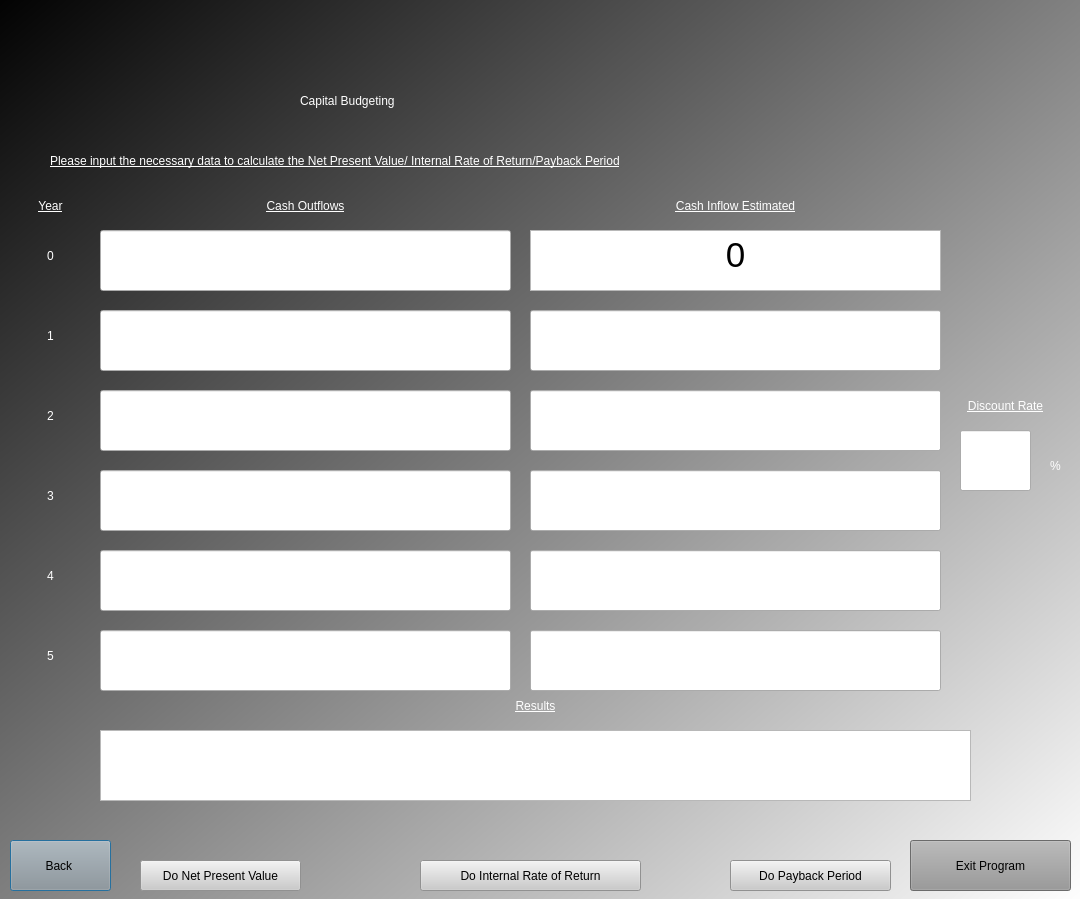
<?xml version="1.0" encoding="UTF-8"?>
<ui version="4.0">
 <class>Dialog</class>
 <widget class="QDialog" name="Dialog">
  <property name="geometry">
   <rect>
    <x>0</x>
    <y>0</y>
    <width>1080</width>
    <height>899</height>
   </rect>
  </property>
  <property name="windowTitle">
   <string>Dialog</string>
  </property>
  <widget class="QWidget" name="widget" native="true">
   <property name="geometry">
    <rect>
     <x>0</x>
     <y>-20</y>
     <width>1091</width>
     <height>921</height>
    </rect>
   </property>
   <property name="styleSheet">
    <string notr="true">QWidget#widget{
background-color:qlineargradient(spread:reflect, x1:0, y1:0, x2:1, y2:1, stop:0 rgba(0, 0, 0, 255), stop:1 rgba(255, 255, 255, 255));}</string>
   </property>
   <widget class="QLabel" name="label">
    <property name="geometry">
     <rect>
      <x>300</x>
      <y>50</y>
      <width>501</width>
      <height>141</height>
     </rect>
    </property>
    <property name="styleSheet">
     <string notr="true">color:rgb(255, 255, 255);
font: 44pt &quot;Rockwell&quot;;
</string>
    </property>
    <property name="text">
     <string>Capital Budgeting</string>
    </property>
   </widget>
   <widget class="QLabel" name="label_2">
    <property name="geometry">
     <rect>
      <x>50</x>
      <y>150</y>
      <width>1011</width>
      <height>61</height>
     </rect>
    </property>
    <property name="styleSheet">
     <string notr="true">color:rgb(255, 255, 255);
font: 75 16pt &quot;MS Shell Dlg 2&quot;;
text-decoration: underline;</string>
    </property>
    <property name="text">
     <string>Please input the necessary data to calculate the Net Present Value/ Internal Rate of Return/Payback Period</string>
    </property>
   </widget>
   <widget class="QTextBrowser" name="result">
    <property name="geometry">
     <rect>
      <x>100</x>
      <y>750</y>
      <width>871</width>
      <height>71</height>
     </rect>
    </property>
    <property name="layoutDirection">
     <enum>Qt::LeftToRight</enum>
    </property>
    <property name="styleSheet">
     <string notr="true">font: 75 26pt &quot;NanumGothicExtraBold&quot;;</string>
    </property>
    <property name="horizontalScrollBarPolicy">
     <enum>Qt::ScrollBarAlwaysOff</enum>
    </property>
    <property name="html">
     <string>&lt;!DOCTYPE HTML PUBLIC &quot;-//W3C//DTD HTML 4.0//EN&quot; &quot;http://www.w3.org/TR/REC-html40/strict.dtd&quot;&gt;
&lt;html&gt;&lt;head&gt;&lt;meta name=&quot;qrichtext&quot; content=&quot;1&quot; /&gt;&lt;style type=&quot;text/css&quot;&gt;
p, li { white-space: pre-wrap; }
&lt;/style&gt;&lt;/head&gt;&lt;body style=&quot; font-family:'NanumGothicExtraBold'; font-size:26pt; font-weight:72; font-style:normal;&quot;&gt;
&lt;p align=&quot;center&quot; style=&quot;-qt-paragraph-type:empty; margin-top:0px; margin-bottom:0px; margin-left:0px; margin-right:0px; -qt-block-indent:0; text-indent:0px; font-size:32pt;&quot;&gt;&lt;br /&gt;&lt;/p&gt;&lt;/body&gt;&lt;/html&gt;</string>
    </property>
   </widget>
   <widget class="QPushButton" name="back">
    <property name="geometry">
     <rect>
      <x>10</x>
      <y>860</y>
      <width>101</width>
      <height>51</height>
     </rect>
    </property>
    <property name="styleSheet">
     <string notr="true">background-color:rgb(150, 150, 150);
font: 75 18pt &quot;MS Shell Dlg 2&quot;;
</string>
    </property>
    <property name="text">
     <string>Back </string>
    </property>
   </widget>
   <widget class="QPushButton" name="exit">
    <property name="geometry">
     <rect>
      <x>910</x>
      <y>860</y>
      <width>161</width>
      <height>51</height>
     </rect>
    </property>
    <property name="styleSheet">
     <string notr="true">background-color:rgb(150, 150, 150);
font: 75 18pt &quot;MS Shell Dlg 2&quot;;
</string>
    </property>
    <property name="text">
     <string>Exit Program</string>
    </property>
   </widget>
   <widget class="QLabel" name="outcome">
    <property name="geometry">
     <rect>
      <x>100</x>
      <y>710</y>
      <width>871</width>
      <height>31</height>
     </rect>
    </property>
    <property name="styleSheet">
     <string notr="true">color:rgb(255, 255, 255);
text-decoration: underline;
font: 8pt &quot;MS Shell Dlg 2&quot;;
font: 87 12pt &quot;Arial Black&quot;;</string>
    </property>
    <property name="text">
     <string>Results</string>
    </property>
    <property name="alignment">
     <set>Qt::AlignCenter</set>
    </property>
   </widget>
   <widget class="QPushButton" name="pp">
    <property name="geometry">
     <rect>
      <x>730</x>
      <y>880</y>
      <width>161</width>
      <height>31</height>
     </rect>
    </property>
    <property name="styleSheet">
     <string notr="true">background-color:rgb(203, 203, 203);
font: 12pt &quot;MS Shell Dlg 2&quot;;</string>
    </property>
    <property name="text">
     <string>Do Payback Period</string>
    </property>
   </widget>
   <widget class="QPushButton" name="irr">
    <property name="geometry">
     <rect>
      <x>420</x>
      <y>880</y>
      <width>221</width>
      <height>31</height>
     </rect>
    </property>
    <property name="styleSheet">
     <string notr="true">background-color:rgb(203, 203, 203);
font: 12pt &quot;MS Shell Dlg 2&quot;;</string>
    </property>
    <property name="text">
     <string>Do Internal Rate of Return</string>
    </property>
   </widget>
   <widget class="QPushButton" name="npv">
    <property name="geometry">
     <rect>
      <x>140</x>
      <y>880</y>
      <width>161</width>
      <height>31</height>
     </rect>
    </property>
    <property name="styleSheet">
     <string notr="true">background-color:rgb(203, 203, 203);
font: 12pt &quot;MS Shell Dlg 2&quot;;</string>
    </property>
    <property name="text">
     <string>Do Net Present Value</string>
    </property>
   </widget>
   <widget class="QLineEdit" name="co0">
    <property name="geometry">
     <rect>
      <x>100</x>
      <y>250</y>
      <width>411</width>
      <height>61</height>
     </rect>
    </property>
    <property name="styleSheet">
     <string notr="true">font: 75 26pt &quot;NanumGothicExtraBold&quot;;
</string>
    </property>
    <property name="text">
     <string/>
    </property>
    <property name="alignment">
     <set>Qt::AlignCenter</set>
    </property>
   </widget>
   <widget class="QLineEdit" name="co1">
    <property name="geometry">
     <rect>
      <x>100</x>
      <y>330</y>
      <width>411</width>
      <height>61</height>
     </rect>
    </property>
    <property name="styleSheet">
     <string notr="true">font: 75 26pt &quot;NanumGothicExtraBold&quot;;
</string>
    </property>
    <property name="text">
     <string/>
    </property>
    <property name="alignment">
     <set>Qt::AlignCenter</set>
    </property>
   </widget>
   <widget class="QLineEdit" name="co2">
    <property name="geometry">
     <rect>
      <x>100</x>
      <y>410</y>
      <width>411</width>
      <height>61</height>
     </rect>
    </property>
    <property name="styleSheet">
     <string notr="true">font: 75 26pt &quot;NanumGothicExtraBold&quot;;
</string>
    </property>
    <property name="text">
     <string/>
    </property>
    <property name="alignment">
     <set>Qt::AlignCenter</set>
    </property>
   </widget>
   <widget class="QLineEdit" name="co3">
    <property name="geometry">
     <rect>
      <x>100</x>
      <y>490</y>
      <width>411</width>
      <height>61</height>
     </rect>
    </property>
    <property name="styleSheet">
     <string notr="true">font: 75 26pt &quot;NanumGothicExtraBold&quot;;
</string>
    </property>
    <property name="text">
     <string/>
    </property>
    <property name="alignment">
     <set>Qt::AlignCenter</set>
    </property>
   </widget>
   <widget class="QLineEdit" name="co4">
    <property name="geometry">
     <rect>
      <x>100</x>
      <y>570</y>
      <width>411</width>
      <height>61</height>
     </rect>
    </property>
    <property name="styleSheet">
     <string notr="true">font: 75 26pt &quot;NanumGothicExtraBold&quot;;
</string>
    </property>
    <property name="text">
     <string/>
    </property>
    <property name="alignment">
     <set>Qt::AlignCenter</set>
    </property>
   </widget>
   <widget class="QLineEdit" name="co5">
    <property name="geometry">
     <rect>
      <x>100</x>
      <y>650</y>
      <width>411</width>
      <height>61</height>
     </rect>
    </property>
    <property name="styleSheet">
     <string notr="true">font: 75 26pt &quot;NanumGothicExtraBold&quot;;
</string>
    </property>
    <property name="text">
     <string/>
    </property>
    <property name="alignment">
     <set>Qt::AlignCenter</set>
    </property>
   </widget>
   <widget class="QLineEdit" name="ci1">
    <property name="geometry">
     <rect>
      <x>530</x>
      <y>330</y>
      <width>411</width>
      <height>61</height>
     </rect>
    </property>
    <property name="styleSheet">
     <string notr="true">font: 75 26pt &quot;NanumGothicExtraBold&quot;;
</string>
    </property>
    <property name="text">
     <string/>
    </property>
    <property name="alignment">
     <set>Qt::AlignCenter</set>
    </property>
   </widget>
   <widget class="QLineEdit" name="ci2">
    <property name="geometry">
     <rect>
      <x>530</x>
      <y>410</y>
      <width>411</width>
      <height>61</height>
     </rect>
    </property>
    <property name="styleSheet">
     <string notr="true">font: 75 26pt &quot;NanumGothicExtraBold&quot;;
</string>
    </property>
    <property name="text">
     <string/>
    </property>
    <property name="alignment">
     <set>Qt::AlignCenter</set>
    </property>
   </widget>
   <widget class="QLineEdit" name="ci3">
    <property name="geometry">
     <rect>
      <x>530</x>
      <y>490</y>
      <width>411</width>
      <height>61</height>
     </rect>
    </property>
    <property name="styleSheet">
     <string notr="true">font: 75 26pt &quot;NanumGothicExtraBold&quot;;
</string>
    </property>
    <property name="text">
     <string/>
    </property>
    <property name="alignment">
     <set>Qt::AlignCenter</set>
    </property>
   </widget>
   <widget class="QLineEdit" name="ci4">
    <property name="geometry">
     <rect>
      <x>530</x>
      <y>570</y>
      <width>411</width>
      <height>61</height>
     </rect>
    </property>
    <property name="styleSheet">
     <string notr="true">font: 75 26pt &quot;NanumGothicExtraBold&quot;;
</string>
    </property>
    <property name="text">
     <string/>
    </property>
    <property name="alignment">
     <set>Qt::AlignCenter</set>
    </property>
   </widget>
   <widget class="QLineEdit" name="ci5">
    <property name="geometry">
     <rect>
      <x>530</x>
      <y>650</y>
      <width>411</width>
      <height>61</height>
     </rect>
    </property>
    <property name="styleSheet">
     <string notr="true">font: 75 26pt &quot;NanumGothicExtraBold&quot;;
</string>
    </property>
    <property name="text">
     <string/>
    </property>
    <property name="alignment">
     <set>Qt::AlignCenter</set>
    </property>
   </widget>
   <widget class="QLabel" name="outcome_2">
    <property name="geometry">
     <rect>
      <x>100</x>
      <y>210</y>
      <width>411</width>
      <height>31</height>
     </rect>
    </property>
    <property name="styleSheet">
     <string notr="true">color:rgb(255, 255, 255);
text-decoration: underline;
font: 8pt &quot;MS Shell Dlg 2&quot;;
font: 87 12pt &quot;Arial Black&quot;;</string>
    </property>
    <property name="text">
     <string>Cash Outflows</string>
    </property>
    <property name="alignment">
     <set>Qt::AlignCenter</set>
    </property>
   </widget>
   <widget class="QLabel" name="outcome_3">
    <property name="geometry">
     <rect>
      <x>530</x>
      <y>210</y>
      <width>411</width>
      <height>31</height>
     </rect>
    </property>
    <property name="styleSheet">
     <string notr="true">color:rgb(255, 255, 255);
text-decoration: underline;
font: 8pt &quot;MS Shell Dlg 2&quot;;
font: 87 12pt &quot;Arial Black&quot;;</string>
    </property>
    <property name="text">
     <string>Cash Inflow Estimated</string>
    </property>
    <property name="alignment">
     <set>Qt::AlignCenter</set>
    </property>
   </widget>
   <widget class="QLabel" name="outcome_7">
    <property name="geometry">
     <rect>
      <x>20</x>
      <y>210</y>
      <width>61</width>
      <height>31</height>
     </rect>
    </property>
    <property name="styleSheet">
     <string notr="true">color:rgb(255, 255, 255);
text-decoration: underline;
font: 8pt &quot;MS Shell Dlg 2&quot;;
font: 87 12pt &quot;Arial Black&quot;;</string>
    </property>
    <property name="text">
     <string>Year</string>
    </property>
    <property name="alignment">
     <set>Qt::AlignCenter</set>
    </property>
   </widget>
   <widget class="QLabel" name="outcome_8">
    <property name="geometry">
     <rect>
      <x>10</x>
      <y>250</y>
      <width>81</width>
      <height>51</height>
     </rect>
    </property>
    <property name="styleSheet">
     <string notr="true">color:rgb(255, 255, 255);
font: 75 26pt &quot;NanumGothicExtraBold&quot;;
</string>
    </property>
    <property name="text">
     <string>0</string>
    </property>
    <property name="alignment">
     <set>Qt::AlignCenter</set>
    </property>
   </widget>
   <widget class="QLabel" name="outcome_9">
    <property name="geometry">
     <rect>
      <x>10</x>
      <y>330</y>
      <width>81</width>
      <height>51</height>
     </rect>
    </property>
    <property name="styleSheet">
     <string notr="true">color:rgb(255, 255, 255);
font: 75 26pt &quot;NanumGothicExtraBold&quot;;
</string>
    </property>
    <property name="text">
     <string>1</string>
    </property>
    <property name="alignment">
     <set>Qt::AlignCenter</set>
    </property>
   </widget>
   <widget class="QLabel" name="outcome_10">
    <property name="geometry">
     <rect>
      <x>10</x>
      <y>410</y>
      <width>81</width>
      <height>51</height>
     </rect>
    </property>
    <property name="styleSheet">
     <string notr="true">color:rgb(255, 255, 255);
font: 75 26pt &quot;NanumGothicExtraBold&quot;;
</string>
    </property>
    <property name="text">
     <string>2</string>
    </property>
    <property name="alignment">
     <set>Qt::AlignCenter</set>
    </property>
   </widget>
   <widget class="QLabel" name="outcome_11">
    <property name="geometry">
     <rect>
      <x>10</x>
      <y>490</y>
      <width>81</width>
      <height>51</height>
     </rect>
    </property>
    <property name="styleSheet">
     <string notr="true">color:rgb(255, 255, 255);
font: 75 26pt &quot;NanumGothicExtraBold&quot;;
</string>
    </property>
    <property name="text">
     <string>3</string>
    </property>
    <property name="alignment">
     <set>Qt::AlignCenter</set>
    </property>
   </widget>
   <widget class="QLabel" name="outcome_12">
    <property name="geometry">
     <rect>
      <x>10</x>
      <y>570</y>
      <width>81</width>
      <height>51</height>
     </rect>
    </property>
    <property name="styleSheet">
     <string notr="true">color:rgb(255, 255, 255);
font: 75 26pt &quot;NanumGothicExtraBold&quot;;
</string>
    </property>
    <property name="text">
     <string>4</string>
    </property>
    <property name="alignment">
     <set>Qt::AlignCenter</set>
    </property>
   </widget>
   <widget class="QLabel" name="outcome_13">
    <property name="geometry">
     <rect>
      <x>10</x>
      <y>650</y>
      <width>81</width>
      <height>51</height>
     </rect>
    </property>
    <property name="styleSheet">
     <string notr="true">color:rgb(255, 255, 255);
font: 75 26pt &quot;NanumGothicExtraBold&quot;;
</string>
    </property>
    <property name="text">
     <string>5</string>
    </property>
    <property name="alignment">
     <set>Qt::AlignCenter</set>
    </property>
   </widget>
   <widget class="QTextBrowser" name="textBrowser">
    <property name="geometry">
     <rect>
      <x>530</x>
      <y>250</y>
      <width>411</width>
      <height>61</height>
     </rect>
    </property>
    <property name="styleSheet">
     <string notr="true">font: 75 26pt &quot;NanumGothicExtraBold&quot;;
</string>
    </property>
    <property name="html">
     <string>&lt;!DOCTYPE HTML PUBLIC &quot;-//W3C//DTD HTML 4.0//EN&quot; &quot;http://www.w3.org/TR/REC-html40/strict.dtd&quot;&gt;
&lt;html&gt;&lt;head&gt;&lt;meta name=&quot;qrichtext&quot; content=&quot;1&quot; /&gt;&lt;style type=&quot;text/css&quot;&gt;
p, li { white-space: pre-wrap; }
&lt;/style&gt;&lt;/head&gt;&lt;body style=&quot; font-family:'NanumGothicExtraBold'; font-size:26pt; font-weight:72; font-style:normal;&quot;&gt;
&lt;p align=&quot;center&quot; style=&quot; margin-top:0px; margin-bottom:0px; margin-left:0px; margin-right:0px; -qt-block-indent:0; text-indent:0px;&quot;&gt;0&lt;/p&gt;&lt;/body&gt;&lt;/html&gt;</string>
    </property>
   </widget>
   <widget class="QLineEdit" name="discountrate">
    <property name="geometry">
     <rect>
      <x>960</x>
      <y>450</y>
      <width>71</width>
      <height>61</height>
     </rect>
    </property>
    <property name="styleSheet">
     <string notr="true">font: 75 26pt &quot;NanumGothicExtraBold&quot;;
</string>
    </property>
    <property name="text">
     <string/>
    </property>
    <property name="alignment">
     <set>Qt::AlignCenter</set>
    </property>
   </widget>
   <widget class="QLabel" name="outcome_14">
    <property name="geometry">
     <rect>
      <x>940</x>
      <y>410</y>
      <width>131</width>
      <height>31</height>
     </rect>
    </property>
    <property name="styleSheet">
     <string notr="true">color:rgb(255, 255, 255);
text-decoration: underline;
font: 8pt &quot;MS Shell Dlg 2&quot;;
font: 87 12pt &quot;Arial Black&quot;;</string>
    </property>
    <property name="text">
     <string>Discount Rate</string>
    </property>
    <property name="alignment">
     <set>Qt::AlignCenter</set>
    </property>
   </widget>
   <widget class="QLabel" name="outcome_15">
    <property name="geometry">
     <rect>
      <x>1030</x>
      <y>460</y>
      <width>51</width>
      <height>51</height>
     </rect>
    </property>
    <property name="styleSheet">
     <string notr="true">color:rgb(255, 255, 255);
font: 75 26pt &quot;NanumGothicExtraBold&quot;;
</string>
    </property>
    <property name="text">
     <string>%</string>
    </property>
    <property name="alignment">
     <set>Qt::AlignCenter</set>
    </property>
   </widget>
   <widget class="QLabel" name="error">
    <property name="geometry">
     <rect>
      <x>100</x>
      <y>820</y>
      <width>871</width>
      <height>51</height>
     </rect>
    </property>
    <property name="styleSheet">
     <string notr="true">font: 14pt &quot;Segoe UI&quot;;
color:rgb(200, 1, 14)</string>
    </property>
    <property name="text">
     <string/>
    </property>
    <property name="alignment">
     <set>Qt::AlignCenter</set>
    </property>
   </widget>
  </widget>
 </widget>
 <resources/>
 <connections/>
</ui>
